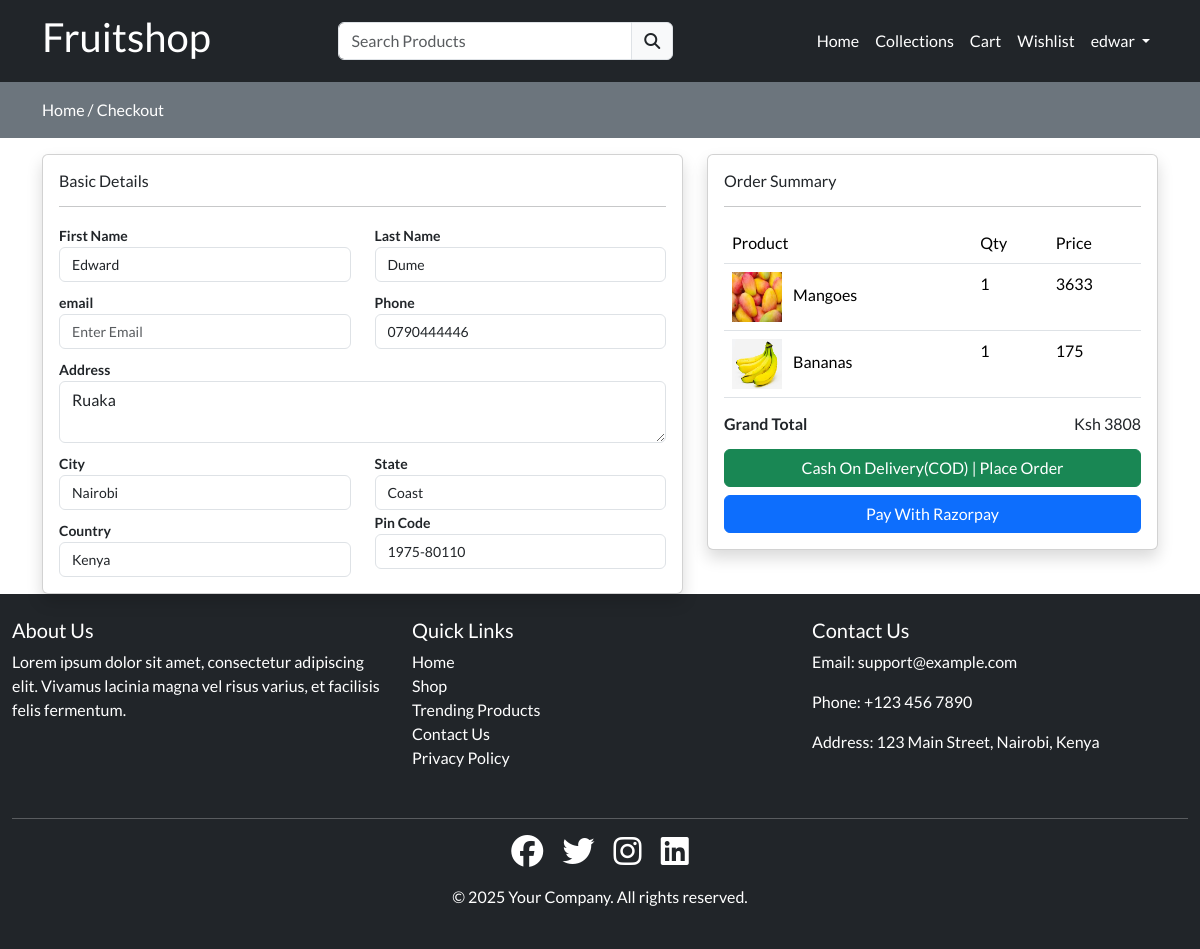
The app's page /checkout (signed in), older data.
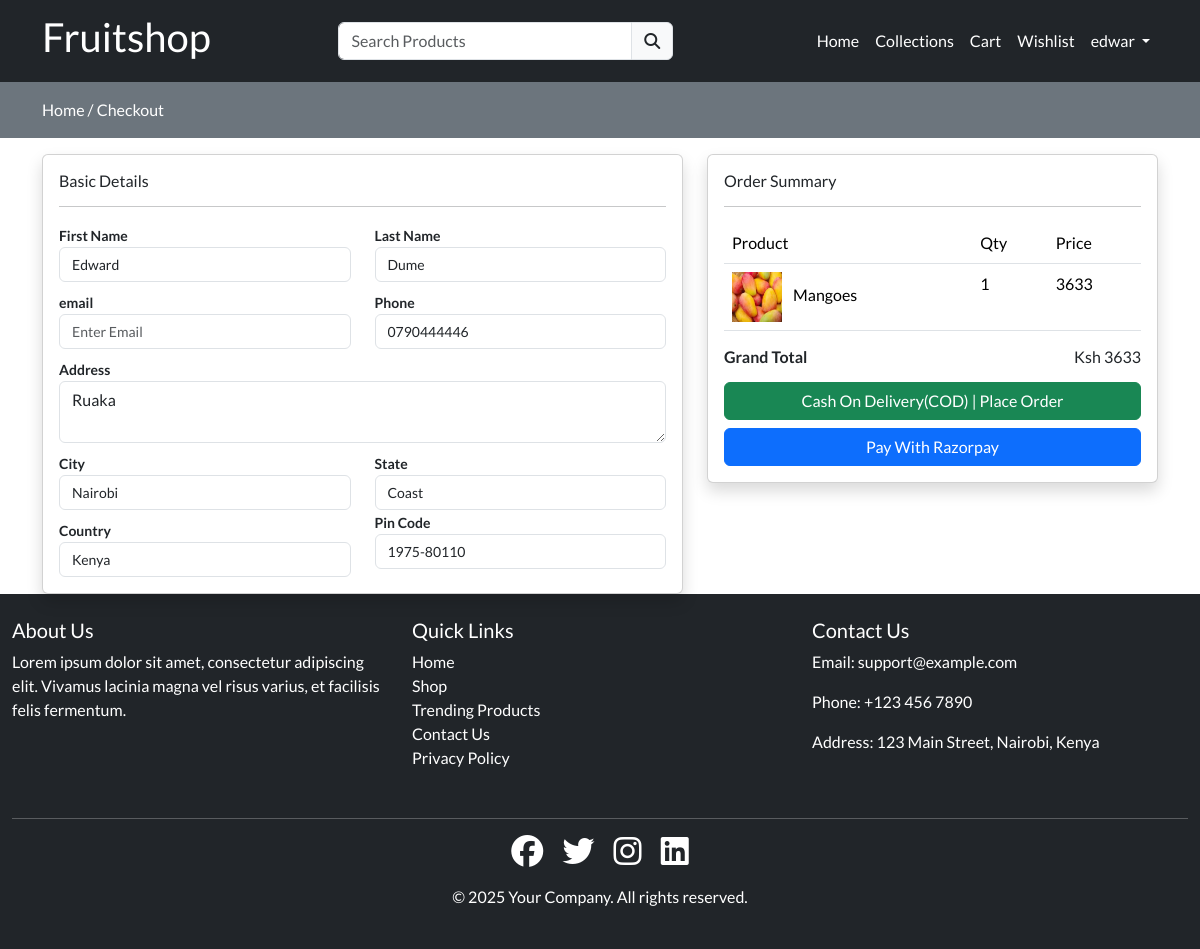
The same page, newer data.
### store/models.py (models this page shows, shortened)
class Cart(models.Model):
    user = models.ForeignKey(User, on_delete=models.CASCADE)
    product= models.ForeignKey(Product, on_delete=models.CASCADE)
    product_qty = models.IntegerField(null=False, blank=False)
    created_at = models.DateTimeField(auto_now_add=True)

class Product(models.Model):
    category = models.ForeignKey(Category, on_delete=models.CASCADE)
    slug = models.CharField(max_length=150, null=False, blank=False)
    name = models.CharField(max_length=150, null=False, blank=False)
    product_image = models.ImageField(upload_to=get_file_path, null=True, blank= True  )
    small_description = models.CharField(max_length=150, null=False, blank=False)
    quantity = models.IntegerField(null=False,blank=False)
    description = models.TextField(max_length=500, null=False, blank=False)
    original_price= models.FloatField(null=False, blank=False)
    selling_price= models.FloatField(null=False, blank=False)
    status = models.BooleanField(default=False, help_text="0=default, 1=hidden")
    trending = models.BooleanField(default=False, help_text="0=default, 1=trending")
    tag=models.CharField(max_length=150, null=False, blank=False)
    meta_title = models.CharField(max_length=150, null=False, blank=False)
    meta_keyword = models.CharField(max_length=150, null=False, blank=False)
    meta_description = models.TextField(max_length=500, null=False, blank=False)
    created_at = models.DateTimeField(auto_now=True)

### store/controller/checkout.py (the view)
# urls.py: path('checkout', checkout.index, name="checkout"),
@login_required(login_url='loginpage')
def index(request):
    rawcart= Cart.objects.filter(user=request.user)
    for item in rawcart:
        if item.product_qty > item.product.quantity:
            Cart.objects.delete(id=item.id)
    cartitems=Cart.objects.filter(user=request.user)
    total_price = 0
    for item in cartitems:
        total_price = total_price+item.product.selling_price*item.product_qty
    userprofile= Profile.objects.filter(user=request.user).first()
    context = {'cartitems':cartitems, 'total_price':total_price, 'userprofile':userprofile}
    return render (request, "store/checkout.html", context)

### store/templates/store/checkout.html (shortened to what the changed rows need)
{% extends "store/layouts/main.html" %}
{% block content %}
<div class="container mt-3">
    <form action="{% url 'placeorder' %}" method="POST">
        <div class="row">
            <div class="col-md-5">
                <div class="card shadow">
                    <div class="card-body">
                        {% if cartitems %}
                            <table class=" table">
                                <thead>
                                    <tr>
                                    <th>Product</th>
                                    <th>Qty</th>
                                    <th>Price</th>
                                    </tr>
                                </thead>
                                <tbody>
                                    {% for item in cartitems %}
                                        <tr>
                                            <td>
                                                <img src="{{item.product.product_image.url}}" class="me-2" height="50px" width="50px" >
                                                {{item.product.name}}
                                            </td>
                                            <td>{{item.product_qty}}</td>
                                            <td>{{item.product.selling_price | stringformat:'d'}}</td>
                                        </tr>
                                    {%endfor%}
                                </tbody>
                            </table>
                            <h6 class="fw-bold">Grand Total
                            <span class="float-end">Ksh {{total_price | stringformat:'d'}}</span>
                            </h6>
                            <div class="mt-3">
                            <button type="submit" class="btn btn-success w-100">Cash On Delivery(COD) | Place Order </button>
                            <button type="button" class="btn btn-primary payWitRazorpay w-100 mt-2 ">Pay With Razorpay </button>
                                </div>
                            {% else %}
                        <h4>Your cart is empty</h4>
                        {% endif%}
                    </div>
                </div>
            </div>
        </div>
    </form>
</div>
{% endblock content %}

Row changes from the older to the newer data that the page shows:
removed Cart: product.product_image (picture), product.name "Bananas", product_qty "1", product.selling_price "175"
Text that changed along with them:
{{ total_price | stringformat:'d' }}: "3808" → "3633"
